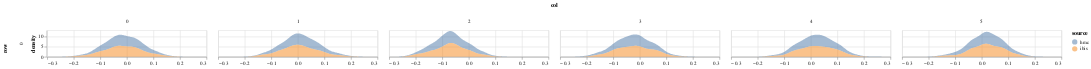

Notebook code cell kept with this figure:
### Code cell
param = 'alpha'
df = get_post_df(np.squeeze(ps[param]))
df['source'] = 'hmc'
df2 = get_post_df(particles[param])
df2['source'] = 'ibis'

plot_density(pd.concat([df,df2]))

### Figure 1 — Vega-Lite specification as saved in the notebook (floating-point values rounded to 4 significant figures; data arrays with more than 128 entries replaced by an {"elided": "..."} marker saying what was removed)
{"config": {"view": {"continuousWidth": 400, "continuousHeight": 300}}, "data": {"name": "data-dd6ac940c9c216a8ebac211b54b89123"}, "mark": {"type": "area", "opacity": 0.5}, "encoding": {"color": {"type": "nominal", "field": "source"}, "column": {"type": "quantitative", "field": "col"}, "row": {"type": "quantitative", "field": "row"}, "x": {"type": "quantitative", "field": "value", "title": null}, "y": {"type": "quantitative", "field": "density"}}, "height": 50, "resolve": {"scale": {"x": "independent"}}, "transform": [{"fold": ["value"]}, {"density": "value", "groupby": ["cn", "row", "col", "source"]}], "width": 300, "$schema": "https://vega.github.io/schema/vega-lite/v4.8.1.json", "datasets": {"data-dd6ac940c9c216a8ebac211b54b89123": {"elided": "12000 records"}}}
